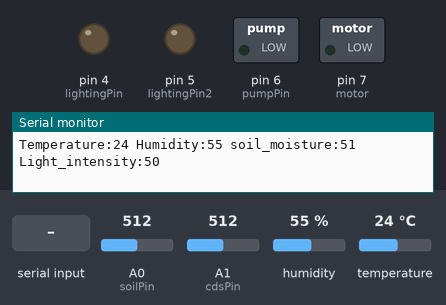
The sketch below on a simulated Arduino Uno, built with avr-gcc and run on an emulated ATmega328P. On the bench: switched loads named in the sketch (green lamp = pin HIGH), output pins drawn as LEDs (lit = HIGH), the last lines printed to the serial monitor. Inputs (shaded band) come from the test bench; at power-on: A0 (soilPin) = 512, A1 (cdsPin) = 512, humidity 55 %, temperature 24 °C.

Above: at 3.0 s.
3.1 s: "99," received over Serial
At 8.2 s:
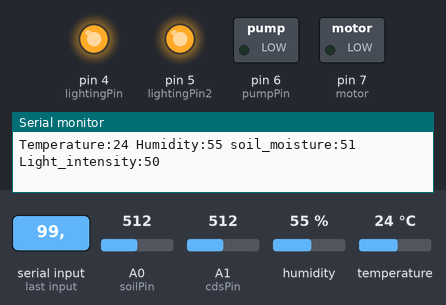
8.5 s: "1," received over Serial
At 13.4 s:
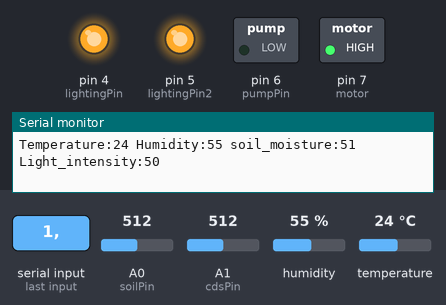
Timing chart, 0 to 14.9 s (numbered marks = the images above; inputs shaded):
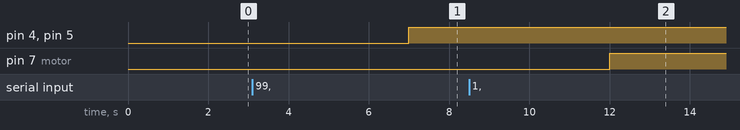

The sketch:

smart_farm_ino.ino
```cpp
#include <Wire.h>
#include <DHT.h>

//soil
#define soilPin       A0
//cds
#define cdsPin        A1
//dht
#define DHTTYPE       DHT11
#define DHTPIN        3
//r1
#define lightingPin   4
//r2
#define lightingPin2  5
//pump
#define pumpPin       6

#define motor 7

DHT dht(DHTPIN, DHTTYPE); //온습도 센서 모듈
unsigned long previousMillis = 0;
const long interval = 2000;

int temp_value = 0;
int humi_value = 0;
int soil_value = 0;
int light_value =0;

int prev_tV = 99;
int prev_hV = 99;
int prev_sV = 1;
int prev_lV = 99;

void setup()
{
  Serial.begin(9600);

  pinMode(DHTPIN, INPUT);
  pinMode(cdsPin, INPUT);
  pinMode(soilPin, INPUT);
  pinMode(lightingPin, OUTPUT);
  pinMode(lightingPin2, OUTPUT);
  pinMode(motor, OUTPUT);
  pinMode(pumpPin, OUTPUT);

  dht.begin();
}

void loop()
{
  unsigned long currentMillis = millis();

  // 2초마다 온도 값을 갱신
  if (currentMillis - previousMillis >= interval)
  {
    previousMillis = currentMillis;

    //센서값 측정
    int cdsValue = analogRead(cdsPin);
    //int cds = map(cdsValue, 0, 1023, 2, 98); // 어두울수록 값이 높아지고 밝을수록 값이 낮아집니다.
    int cds = map(cdsValue, 0, 1023, 98, 2);

    int soilValue = analogRead(soilPin);
    int soil = map(soilValue, 0, 1023, 99, 2); // 수분이 많을수록 값이 낮아지고, 수분이 적을수록 값이 높아아집니다.

    int tempValue = dht.readTemperature();
    int temp = map(tempValue, 0, 100, 1, 99);
    int humi = dht.readHumidity();

    Serial.print("Temperature:");
    Serial.print(temp);
    Serial.print(" Humidity:");
    Serial.print(humi);
    Serial.print(" soil_moisture:");
    Serial.print(soil);
    Serial.print(" Light_intensity:");
    Serial.print(cds);

    //Serial.print(" >>cdsValue:");
    //Serial.print(cdsValue);

    Serial.println();

    if (Serial.available() > 0)
    {
      String data = Serial.readStringUntil(','); // 시리얼로부터 데이터를 읽음

      if (data.toInt() == 99 || data.toInt() == 1 || data.toInt() == "unknown"){

        if (data == "unknown")
        {
          //이전 값을 사용하여 변수 설정
          temp_value = prev_tV;
        }
        else
        {
          temp_value = data.toInt();
          prev_tV = temp_value; //새로운 값을 이전 값으로 업데이트
        }

        data = Serial.readStringUntil(',');

        if (data == "unknown")
        {
          humi_value = prev_hV;
        }
        else
        {
          humi_value = data.toInt();
          prev_hV = humi_value;
        }

        data = Serial.readStringUntil(',');

        if (data == "unknown")
        {
          soil_value = prev_sV;
        }
        else
        {
          soil_value = data.toInt();
          prev_sV = soil_value;
        }

        data = Serial.readStringUntil('\n');

        if (data == "unknown")
        {
          light_value = prev_lV;
        }
        else
        {
          light_value = data.toInt();
          prev_lV = light_value;
        }

        control(temp_value, humi_value, soil_value, light_value, temp, humi, soil, cds);
      }
      else {
        autoControl(temp_value, humi_value, soil_value, light_value, temp, humi, soil, cds);
      }
    }
  }
}

void autoControl(int temp_value, int humi_value, int soil_value, int light_value, int temp, int humi, int soil, int cds)
{
  //값안넣고 실행누른경우
  if(temp_value == 98 && humi_value == 99 && soil_value == 1 && light_value == 99)
  {
    if (temp > 27)
    {
     digitalWrite(motor, HIGH);
    }
    else {
      digitalWrite(motor, LOW);
    }

    if (65 > humi){
      digitalWrite(pumpPin, HIGH);
    }
    else {
      digitalWrite(pumpPin, LOW);
    }

    if (75 > soil){
      digitalWrite(pumpPin, HIGH);
    }
    else {
      digitalWrite(pumpPin, LOW);
    }

    if (30 > cds){
      digitalWrite(lightingPin, HIGH);
      digitalWrite(lightingPin2, HIGH);
    }
    else {
      digitalWrite(lightingPin, LOW);
      digitalWrite(lightingPin2, LOW);
    }
  }
  else { //값넣고 실행 눌렀을때
    if (humi > humi_value) {
      digitalWrite(motor, HIGH);
    }
    else {
      digitalWrite(motor, LOW);
    }

    if (temp > temp_value) {
      digitalWrite(motor, HIGH);
    }
    else {
      digitalWrite(motor, LOW);
    }

    if (cds > light_value) {
      digitalWrite(lightingPin, HIGH);
      digitalWrite(lightingPin2, HIGH);
    }
    else {
      digitalWrite(lightingPin, LOW);
      digitalWrite(lightingPin2, LOW);
    }

    if (soil < soil_value) {
      digitalWrite(pumpPin, HIGH);
    }
    else {
      digitalWrite(pumpPin, LOW);
    }
  }
}

void control(int temp_value, int humi_value, int soil_value,int light_value, int temp, int humi, int soil, int cds) {

  if (humi > humi_value) {
    digitalWrite(motor, HIGH);
  }
  else {
    digitalWrite(motor, LOW);
  }

  if (temp > temp_value) {
    digitalWrite(motor, HIGH);
  }
  else {
    digitalWrite(motor, LOW);
  }

  if (soil < soil_value) {
    digitalWrite(pumpPin, HIGH);
  }
  else {
    digitalWrite(pumpPin, LOW);
  }

  if (cds > light_value) {
    digitalWrite(lightingPin, HIGH);
    digitalWrite(lightingPin2, HIGH);
  }
  else {
    digitalWrite(lightingPin, LOW);
    digitalWrite(lightingPin2, LOW);
  }
}
```

Measured:
- after the input at 3.1 s, pin 4 (lightingPin), pin 5 (lightingPin2): LOW → HIGH after 3.9 s
- after the input at 8.5 s, pin 7 (motor): LOW → HIGH after 3.5 s
